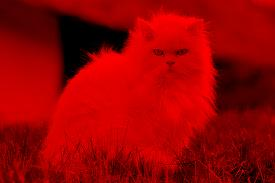
#> input picture PCD ATSAL/Kucing-Anggora_red.jfif, 275 x 183 px, given in place of Kucing-Anggora.jfif, which was not available
$ python TUGAS.py
#> lines starting #> are read from the running program, lines starting #| are printed output that depends on the picture; pictures that were not available may be replaced by others from this repository, and a replacement may not be noted
import numpy as np
import imageio.v3 as imageio
import cv2
import os

paths = [
    r"C:\\Users\\ACER\\Downloads\\Kucing-Anggora.jfif",
    r"C:\\Users\\ACER\\Downloads\\Kucing-Persia.jfif",
    r"C:\\Users\ACER\\Downloads\\Kucing-Ragdoll.jfif",
]

# Memproses setiap gambar
def process_image(path):
    # Membaca gambar
    image_source = imageio.imread(path)
#> image_source is the input picture: shape (183, 275, 3); mean R, G, B 153.6, 1.3, 1.5

    if image_source is None:
        print(f"Error: Gambar {path} tidak ditemukan atau gagal dibaca!")
        return

    if len(image_source.shape) != 3 or image_source.shape[2] != 3:
        print(f"Gambar {path} tidak dalam format RGB.")
        return

    red_ch = image_source[:, :, 0]
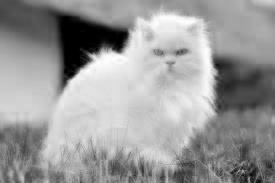
#> red_ch: shape (183, 275); min 0, max 255, mean 153.6
    green_ch = image_source[:, :, 1]
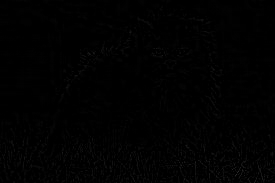
#> green_ch: shape (183, 275); min 0, max 43, mean 1.3
    blue_ch = image_source[:, :, 2]

    image_red = np.zeros_like(image_source)
    image_green = np.zeros_like(image_source)
    image_blue = np.zeros_like(image_source)

    image_red[:, :, 0] = red_ch
    image_green[:, :, 1] = green_ch
    image_blue[:, :, 2] = blue_ch

    # Konversi ke grayscale
    image_grayscale = cv2.cvtColor(image_source, cv2.COLOR_RGB2GRAY)
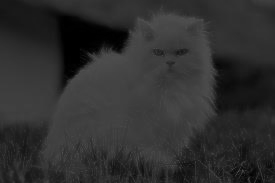
#> image_grayscale: shape (183, 275); min 0, max 82, mean 46.9

    # Konversi ke threshold (binner)
    _, image_threshold = cv2.threshold(image_grayscale, 127, 255, cv2.THRESH_BINARY)
#> image_threshold: shape (183, 275); every value is 0

    # Membuat nama file tanpa ekstensi untuk penyimpanan
    file_name = os.path.basename(path).split('.')[0]

    # Simpan gambar hasil representasi setiap channel dan konversi
    imageio.imwrite(f"{file_name}_red.jfif", image_red)
    imageio.imwrite(f"{file_name}_green.jfif", image_green)
    imageio.imwrite(f"{file_name}_blue.jfif", image_blue)
    imageio.imwrite(f"{file_name}_grayscale.jfif", image_grayscale)
    imageio.imwrite(f"{file_name}_threshold.jfif", image_threshold)

    print(f"Gambar {file_name} telah diproses.")

# Proses semua gambar satu per satu
for path in paths:
    process_image(path)
#> pass 2 of the loop `for path in paths:`:
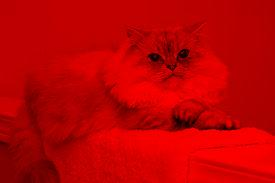
#> input picture PCD ATSAL/Kucing-Persia_red.jfif, 275 x 183 px, given in place of Kucing-Persia.jfif, which was not available
#> in process_image, image_source is the input picture: shape (183, 275, 3); mean R, G, B 189.2, 1, 1.3
#> in process_image (call 2), `blue_ch = image_source[:, :, 2]`:
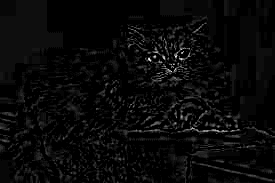
#> blue_ch: shape (183, 275); min 0, max 35, mean 1.3; drawn with min black and max white
#> in process_image (call 2), `image_grayscale = cv2.cvtColor(image_source, cv2.COLOR_RGB2GRAY)`:
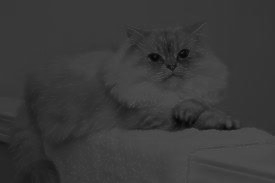
#> image_grayscale: shape (183, 275); min 5, max 86, mean 57.3

print("Selesai!")
